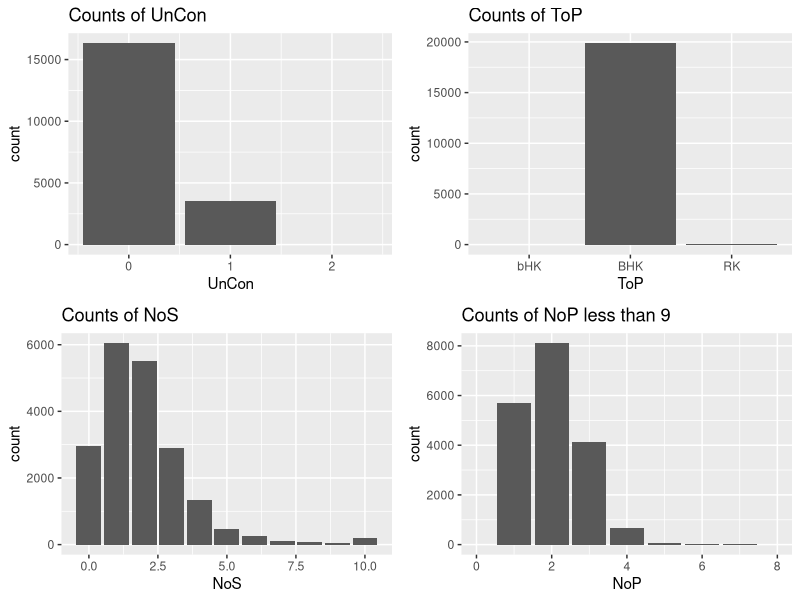
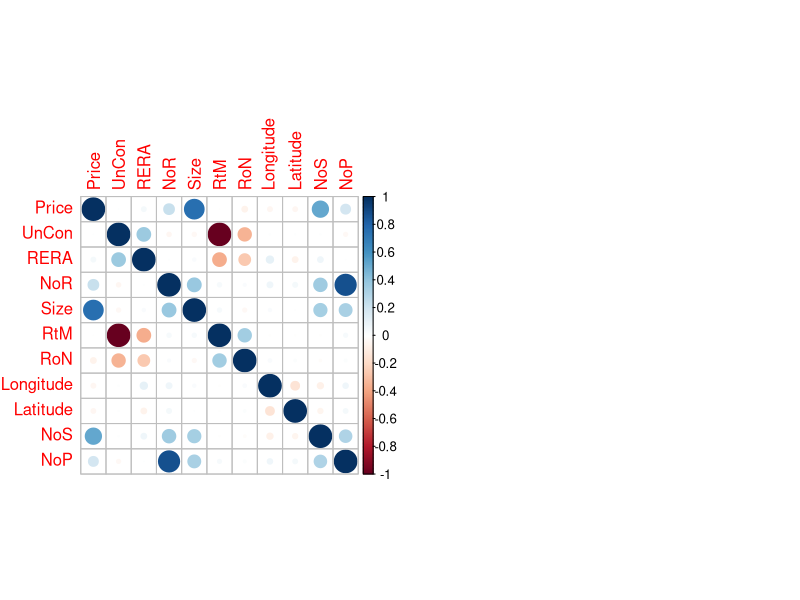

These charts were generated, in order, by the following R code: (Note: this script raises an error after producing the figures.)
## ---- chunk 1
library(tidyverse)
library(corrplot)
library(kableExtra)
library(ggpubr)

setwd("~/University/year3/T3/ACTL4305/Assignment/Assignment 1")

data <- read.csv("trainset.csv")
## ---- chunk 2
knitr::kable(head(data), caption = "First 6 rows", booktabs = TRUE) %>% 
  kable_styling(font_size = 7, latex_options = "hold_position")

knitr::kable(tail(data), caption = "Last 6 rows", booktabs = TRUE) %>% 
  kable_styling(font_size = 7, latex_options = "hold_position")
## ---- chunk 3
# NA value
data$UnCon[is.na(data$UnCon)] <- 2

# UnCon value changed from 3 to 2
data <- data %>% mutate(UnCon = 
                          ifelse(data %>% select(UnCon) == 3, 2, data$UnCon))
# bHK changed to BHK
levels(data$ToP)[levels(data$ToP) == "bHK"] <- "BHK"

# NoS and NoP large values changed
data <- data %>% mutate(NoS =
                          as.numeric(ifelse(data %>% select(NoS) >= 1000, NA, data$NoS)))
data <- data %>% mutate(NoP =
                          as.numeric(ifelse(data %>% select(NoP) >= 1000, NA, data$NoP)))
## ---- chunk 4
# Check explicit NA values
missingData <- data[rowSums(is.na(data))>0,]
knitr::kable(head(missingData, n = 13), caption = "First 13 rows of missing data", booktabs = TRUE) %>% 
  kable_styling(font_size = 7, latex_options = "hold_position")

numMissing <- nrow(missingData)
propMissing <- nrow(missingData)/nrow(data)
## ---- chunk 5
# remove all explicit missing data
data <- data[rowSums(is.na(data)) == 0,]
## ---- chunk 6
# relook at changed variables
par(mfrow=c(1,2))
plotUnCon <- ggplot(data) +
  aes(x = UnCon) +
  geom_bar() +
  ggtitle("Counts of UnCon")
plotToP <- ggplot(data) +
  aes(x = ToP) +
  geom_bar() +
  ggtitle("Counts of ToP")
plotNoS <- ggplot(data) +
  aes(x = NoS) +
  geom_bar() +
  ggtitle("Counts of NoS")
plotNoP <- ggplot(data) +
  aes(x = NoP) +
  geom_bar() +
  xlim(c(0, 8)) +
  ggtitle("Counts of NoP less than 9")

ggarrange(plotUnCon, plotToP, plotNoS, plotNoP, ncol = 2, nrow = 2)
## ---- chunk 7
numeric_cols <- unlist(lapply(data, is.numeric))
numeric_data <- na.omit(data[,numeric_cols])
cor_data <- cor(numeric_data)
## ---- chunk 8
corrplot(cor_data, method = "circle")
## ---- chunk 9
cor_data[which(colnames(cor_data) == "RtM"), which(colnames(cor_data) == "UnCon")]
cor_data[which(colnames(cor_data) == "NoP"), which(colnames(cor_data) == "NoR")]

# Check there is not a building that is both under construction and ready to move
data %>% filter(UnCon == 1 && RtM == 1)
# Check that if a building is not under construction, its not ready to move
data %>% filter(RtM == 0 && UnCon == 0)
# RtM is just an indicator of wether its under construction or not

# since correlation of RtM and UnCon is high. Remove the least informative -> UnCon (more missing values)
data <- data %>% select(-UnCon)
## ---- chunk 10
ggplot(data) +
  geom_point(aes(NoP, NoR)) +
  ggtitle("Parks vs Rooms")
## ---- chunk 11
cor_data[which(colnames(cor_data) == "NoP"), which(colnames(cor_data) == "Price")]
cor_data[which(colnames(cor_data) == "NoR"), which(colnames(cor_data) == "Price")]

## ---- chunk 12
data <- data %>% select(-NoP)
## ---- chunk 13
plotsize <- ggplot(filter(data, Size < 30000)) +
  geom_point(aes(Size, Price)) +
  ggtitle("Size vs Price")
plotlogsize <- ggplot(filter(data, Size < 30000)) +
  geom_point(aes(log(Size),Price)) +
  ggtitle("log(Size) vs Price")

ggarrange(plotsize, plotlogsize, nrow = 1, ncol = 2)

## ---- chunk 14
filterData <- data %>%
  filter(Size < 30000)

plot1 <- ggplot(filterData) +
  geom_point(aes(Size, Price, colour= factor(NoR))) +
  labs(color="NoR") +
  ggtitle("NoR: Size (< 30000) vs Price")

plot2 <- ggplot(filterData) +
  geom_point(aes(Size, Price, colour= factor(NoS))) +
  labs(color="NoS") +
  ggtitle("NoS: Size (< 30000) vs Price")

ggarrange(plot1, plot2)

## ---- chunk 15
# Group by ToP and check prices
superdata <- data %>% 
  group_by(NoS) %>%
  summarise("Average Price" = mean(Price), "Average Size" = mean(Size))
ggplot(superdata) +
  aes(NoS,`Average Price`) +
  geom_col() +
  ggtitle("NoS effects on average Price")
## ---- chunk 16
filterData <- data %>%
  filter(Price < 4000)
plot(density(filterData$Price), main = "PDF of Price < 4000")

## ---- chunk 17
for (i in 1:ncol(data)) {
  print(colnames(data)[i])
  print(summary(data[,i]))
}
## ---- chunk 18
par(mfrow=c(1,2))
for(i in 1:ncol(data)) {
  var = paste0(colnames(data)[i])
  plot <- plot(data[,i], main = var)
}
## ---- chunk 19
plotlong <- ggplot(data) +
  geom_point(aes(Price, Longitude)) +
  ggtitle("Price vs Longitude")
plotloglong <- ggplot(data) +
  geom_point(aes(Price, log(Longitude))) +
  ggtitle("Price vs log(Longitude)")

plotlat <- ggplot(data) +
  geom_point(aes(Price, Latitude)) +
  ggtitle("Price vs Latitude")
plotloglat <- ggplot(data) +
  geom_point(aes(Price, log(Latitude))) +
  ggtitle("Price vs log(Latitude)")

ggarrange(plotlong, plotloglong, plotlat, plotloglat, ncol = 2, nrow = 2)
## ---- chunk 20
for(i in 1:ncol(data)) {
  for(j in i:ncol(data)) {
    if(i != j) {
    # if(typeof(data[,i]) == "integer" && class(data[,j]) == "numeric") {
      title = paste(colnames(data)[i], "vs", colnames(data)[j])
      plot <- ggplot() +
        geom_point(aes(data[,i], data[,j])) +
        ggtitle(title) +
        xlab(colnames(data)[i]) +
        ylab(colnames(data)[j])
      print(plot)
    # }
    }
  }
}

## ---- chunk 21
filterData <- filter(data, Size < 30000)
factorVar <- c(2,3,4,5,7,8,11)
for(i in factorVar) {
  var <- colnames(data)[i]
  plot <- ggplot(filterData) +
    geom_point(aes(Size, Price, colour= factor(get(var)))) +
    labs(color=var) +
    ggtitle(paste("Effects of", var, "on Size vs Price"))
  print(plot)
}
